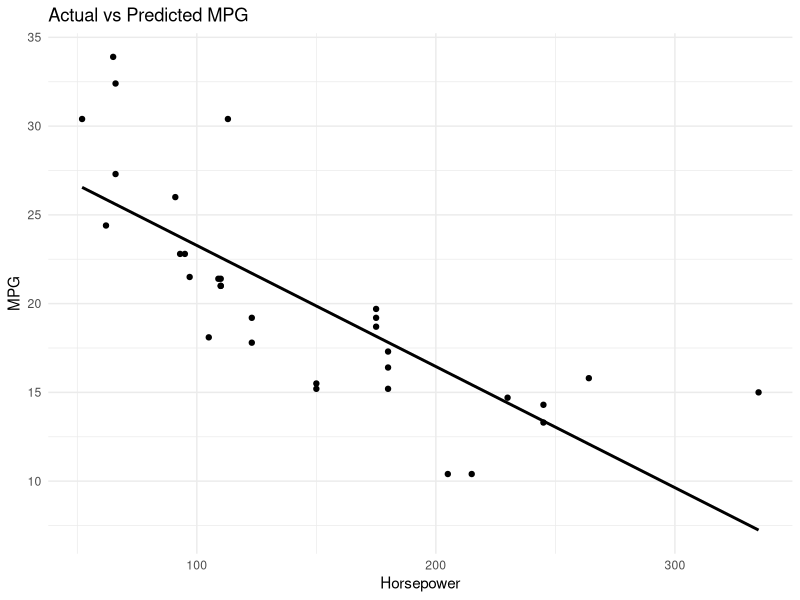

Recreate this plot in R.
library(ggplot2)
data("mtcars")
head(mtcars)
str(mtcars)

model<- lm(mpg~hp, data = mtcars)
summary(model)

mtcars$Predicted_MPG <- predict(model)
head(mtcars)

ggplot(mtcars, aes(x = hp, y = mpg)) +
  geom_point() +
  geom_line(aes(y = Predicted_MPG), linewidth = 1) +
  labs(
    title = "Actual vs Predicted MPG",
    x = "Horsepower",
    y = "MPG"
  ) +
  theme_minimal()

predictions<- predict(model)
rmse<- sqrt(mean((mtcars$mpg- predictions)^2))
print(rmse)
